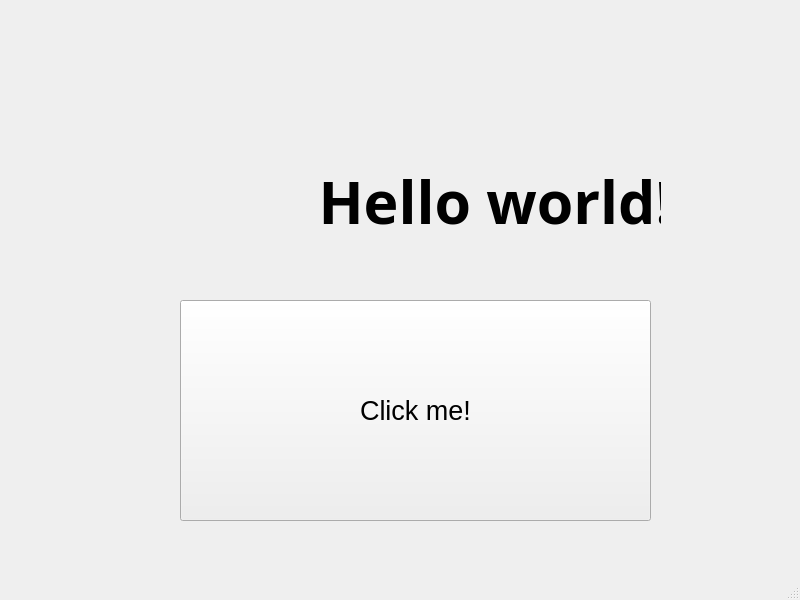
<?xml version="1.0" encoding="UTF-8"?>
<ui version="4.0">
 <class>MainWindow</class>
 <widget class="QMainWindow" name="MainWindow">
  <property name="geometry">
   <rect>
    <x>0</x>
    <y>0</y>
    <width>800</width>
    <height>600</height>
   </rect>
  </property>
  <property name="windowTitle">
   <string>MainWindow</string>
  </property>
  <widget class="QWidget" name="centralwidget">
   <widget class="QPushButton" name="click_me_button">
    <property name="geometry">
     <rect>
      <x>180</x>
      <y>300</y>
      <width>471</width>
      <height>221</height>
     </rect>
    </property>
    <property name="font">
     <font>
      <pointsize>20</pointsize>
     </font>
    </property>
    <property name="text">
     <string>Click me!</string>
    </property>
   </widget>
   <widget class="QLabel" name="hello_world_label">
    <property name="geometry">
     <rect>
      <x>150</x>
      <y>110</y>
      <width>511</width>
      <height>181</height>
     </rect>
    </property>
    <property name="font">
     <font>
      <family>Ubuntu Condensed</family>
      <pointsize>44</pointsize>
      <weight>75</weight>
      <bold>true</bold>
     </font>
    </property>
    <property name="layoutDirection">
     <enum>Qt::RightToLeft</enum>
    </property>
    <property name="text">
     <string>           Hello world!</string>
    </property>
   </widget>
  </widget>
  <widget class="QMenuBar" name="menubar">
   <property name="geometry">
    <rect>
     <x>0</x>
     <y>0</y>
     <width>800</width>
     <height>22</height>
    </rect>
   </property>
  </widget>
  <widget class="QStatusBar" name="statusbar"/>
 </widget>
 <resources/>
 <connections/>
</ui>
